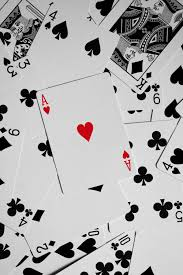
#> input picture Computer Vision using Python/dataset/cards1.jpg, 183 x 275 px
$ python 7-warp-perspective.py
#> lines starting #> are read from the running program, lines starting #| are printed output that depends on the picture
# -*- coding: utf-8 -*-
"""
Created on Thu Mar  3 14:19:43 2022

@author: siddharth
"""

import cv2
import numpy as np

img = cv2.imread("dataset/cards1.jpg")
#> img is the input picture: shape (275, 183, 3); mean B, G, R 175.2, 175.1, 176.3
print(img.shape) #(275, 183, 3)
#| (275, 183, 3)

#cv2.circle(img, (35,90), 5, (255,255,0), cv2.FILLED) ##[35,90],[105,75],[65,190],[138,173]
#cv2.circle(img, (105,75), 5, (0,255,255), cv2.FILLED) ##[35,90],[105,75],[65,190],[138,173]
#cv2.circle(img, (65,190), 5, (0,255,0), cv2.FILLED) ##[35,90],[105,75],[65,190],[138,173]
#cv2.circle(img, (138,173), 5, (255,0,255), cv2.FILLED) ##[35,90],[105,75],[65,190],[138,173]

w = 183
h = 275
pts1 = np.float32([[37,92],[105,75],[65,190],[138,173]])
pts2 = np.float32([[0,0],[w,0],[0,h],[w,h]])
matrix = cv2.getPerspectiveTransform(pts1, pts2)
imgWarp = cv2.warpPerspective(img, matrix, (w, h))
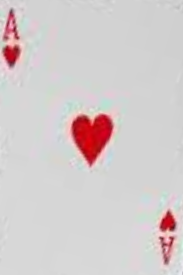
#> imgWarp: shape (275, 183, 3); mean B, G, R 203.8, 203.3, 211.5

cv2.imshow("Samples", img)
cv2.imshow("Warped Sample", imgWarp)

cv2.waitKey(0)
cv2.destroyAllWindows()
